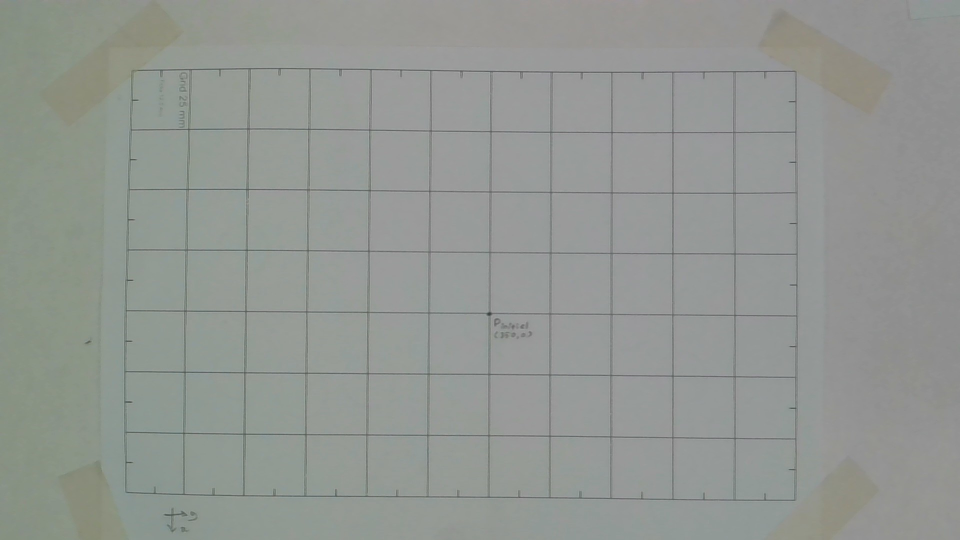
#> input picture outputs/last_capture_image.jpg, 1920 x 1080 px (shown at 1/2 size)
$ python main.py --mode plan --input outputs/last_capture_image.jpg
#> lines starting #> are read from the running program, lines starting #| are printed output that depends on the picture; after the words box and inside, x2 and y2 are one past the last pixel; in counts of white or black regions, pixels touching at a corner belong together
#> (reads callibration.json from the repository)
#> in main, image is the input picture: shape (1080, 1920, 3); mean B, G, R 146.2, 150.5, 146.3
### perception/detector.py
import cv2
import numpy as np
import matplotlib.pyplot as plt

class Detector:
    def __init__(self):

        self.colors = {
            #make red color brighter by increasing the lower bound of saturation and value
            #
            "red": ([0, 150, 150], [10, 255, 255]),
            "green": ([40, 100, 100], [80, 255, 255]),
            "blue": ([100, 100, 100], [140, 255, 255])
        }

    def find_objects(self, image, color_name="any", shape_type="any"):
        #convert the image to HSV
#> called with color_name = 'any', shape_type = 'any'
        hsv = cv2.cvtColor(image, cv2.COLOR_BGR2HSV)
#> hsv: shape (1080, 1920, 3); mean H, S, V 54.3, 9.9, 150.7


        #create a mask for the specified color
        if color_name in self.colors:
            lower, upper = self.colors[color_name]
            mask = cv2.inRange(hsv, np.array(lower), np.array(upper))
        else:
            gray = cv2.cvtColor(image, cv2.COLOR_BGR2GRAY)
            _, mask = cv2.threshold(gray, 125, 255, cv2.THRESH_BINARY_INV)
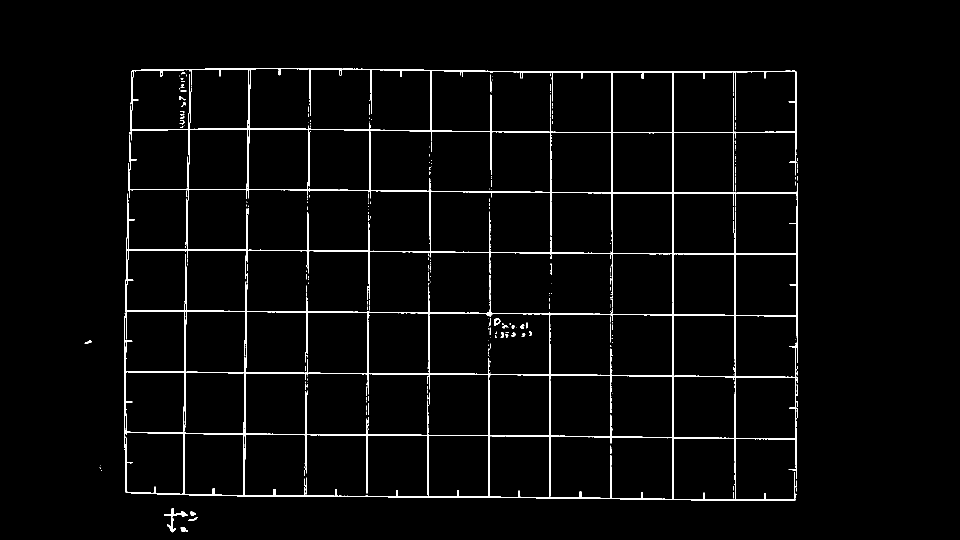
#> mask: shape (1080, 1920) (shown at 1/2 size); 2.2% white in thin lines or dots, all inside (x1, y1, x2, y2) = (169, 136, 1595, 1065)
            cv2.imshow("Initial Mask", mask)
            cv2.waitKey(0)


        #morphology using 3 X 3 kernel

        kernel = np.ones((3, 3), np.uint8)
        mask = cv2.morphologyEx(mask, cv2.MORPH_OPEN, kernel)
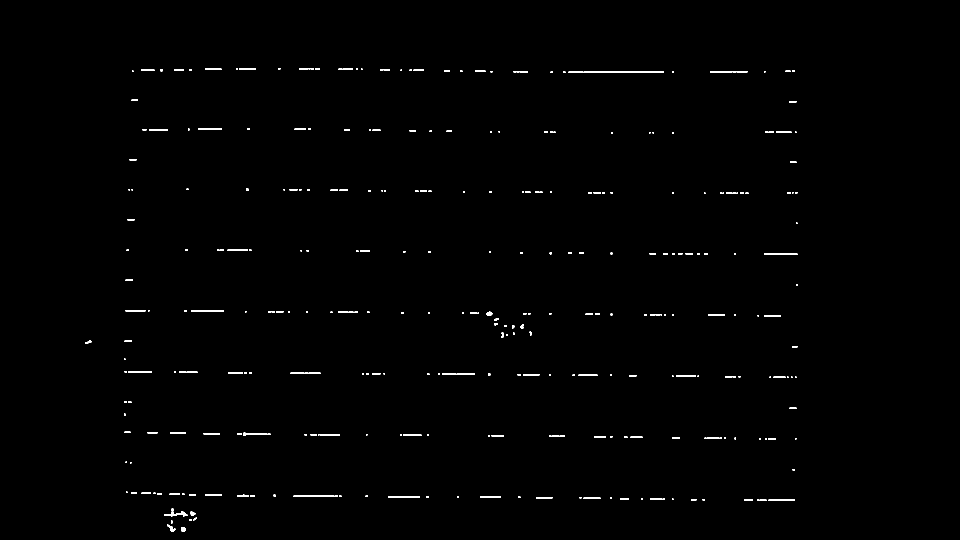
#> mask: shape (1080, 1920) (shown at 1/2 size); 0.57% white; 313 white regions (163 under 20 px)

        #find contours
        contours , _ = cv2.findContours(mask, cv2.RETR_EXTERNAL, cv2.CHAIN_APPROX_SIMPLE)
#> contours = 313 contours, 203 with area under 20; largest, box (x1, y1, x2, y2) and area: (1167, 143, 1328, 146) 320, (328, 1022, 375, 1033) 164, (587, 990, 668, 994) 163, (1528, 507, 1595, 510) 132, (382, 621, 448, 624) 130

        detected_objects = []
        for count in contours:
            area = cv2.contourArea(count)
            if area < 500:
                continue

            # circularity
            perimeter = cv2.arcLength(count, True)
            if perimeter > 0:
                circularity = (4 * np.pi * area ) / (perimeter ** 2)
            else:
                circularity = 0
            detected_shape = "circle" if circularity > 0.8 else "square"
            print(f"circularity: {circularity:.3f}")


            if shape_type != "any" and detected_shape != shape_type:
                continue


            #
            M = cv2.moments(count)
            if M["m00"] != 0:
                u = int(M["m10"] / M["m00"])
                v = int(M["m01"] / M["m00"])
                detected_objects.append({"pixel_center": (u, v), "Shape": detected_shape,  "color": color_name})
#> this loop made 313 passes
#> (count, area) on passes 9, 11, 14: ([[1537, 999], [1537, 1001], [1589, 1001], [1589, 999]], 104), ([[1488, 999], [1488, 1001], [1505, 1001], [1505, 999]], 34), ([[1382, 998], [1382, 1000], [1392, 1000], [1392, 998]], 20)
#> after the loop, detected_objects = []


        return detected_objects

### utilites/map.py
import numpy as np
import json


def load_calibration(filename="calibration.json"):
    with open(filename, 'r') as f:
        data = json.load(f)
    return np.array(data["homography"])


# [8 lines left out: function pixel_to_robot, not called in this run]

### main.py
import cv2
import argparse
import numpy as np
import os
from perception.detector import Detector
from utilites.camera import Camera
from utilites.map import load_calibration, pixel_to_robot
from robot.main import DobotController
from utilites.camera import Camera

BASE_DIR = os.path.dirname(os.path.abspath(__file__))
OUTPUT_DIR = os.path.join(BASE_DIR, "outputs")

def main():
    #CLI argument parsing
    parser = argparse.ArgumentParser(description="Dobot MG400 Object Detection and Pick-and-Place")
    parser.add_argument("--mode", choices=["plan", "execute"], required=True, help="Mode to run: 'plan' to detect and plan, 'execute' to run the robot")
    parser.add_argument("--color", type=str, default="any", help="Color to detect: 'red', 'green', 'blue', or 'any'")
    parser.add_argument("--shape", type=str, default="any", help="Shape to detect: 'circle', 'square', or 'any'")
    parser.add_argument("--input", type=str, default=None, help="Path to an input image file to process instead of using the camera")
    args = parser.parse_args()


    try:
        H = load_calibration("callibration.json")
        print(f"Loaded homography matrix H:\n{H}")
    except Exception as e:
        print(f"Error loading calibration: {e}")
        return


    if args.input:
        if not os.path.exists(args.input):
            print(f"Input image not found: {args.input}")
            return None
        image = cv2.imread(args.input)
        if image is None:
            print(f"Failed to read input image: {args.input}")
            return None
    else:
        image_path = os.path.join(OUTPUT_DIR, "last_capture_image.jpg")
        if not os.path.exists(image_path):
            print(f"Fallback image not found: {image_path}")
            return None
        image = cv2.imread(image_path)
        if image is None:
            print(f"Failed to read fallback image: {image_path}")
            return None

    def detection_and_process(img):
        display_img = img.copy()
        detector = Detector()
        detected_objects = detector.find_objects(display_img, args.color, args.shape)
#> detected_objects = []

        target_positions = []
        print(f"\n({args.mode.upper()} MODE)")

        if not detected_objects:
            print("No objects detected.")

        for obj in detected_objects:
            u, v = obj["pixel_center"]
            shape_type = obj["Shape"]

            #coordinates transformation
            rx, ry = pixel_to_robot(u, v, H)
            target_positions.append((rx, ry))

            #annotation
            cv2.circle(display_img, (u, v), 6, (0, 0, 255), 2)
            text = f"{shape_type} (X:{rx:.1f}, Y:{ry:.1f})"
            cv2.putText(display_img, text, (u + 10, v - 10), cv2.FONT_HERSHEY_SIMPLEX, 0.5, (255, 0, 0), 2)


            print(f"Detected {shape_type} at pixel coordinates ({u}, {v}) -> Robot ccordinates (X: {rx:.1f}, Y: {ry:.1f})")
#> this loop made 0 passes
#> after the loop, target_positions = []


        #save annotated image
        os.makedirs(OUTPUT_DIR, exist_ok=True)
        annotated_path = os.path.join(OUTPUT_DIR, "final_annotated_image.jpg")
        cv2.imwrite(annotated_path, display_img)
        print(f"Annotated image saved to {annotated_path}")

        # display annotated image to the user
        try:
            cv2.imshow("Annotated Detections", display_img)
            print("Press any key in the image window to continue...")
            cv2.waitKey(0)
            cv2.destroyAllWindows()
        except Exception as e:
            print(f"Unable to display image window: {e}")
            pass

        #Execute robot commands if in execute mode
        if args.mode == "execute" and target_positions:
            robot = DobotController()
            for x, y in target_positions:
                robot.pick_and_place(x, y)
            robot.disconnect()
        elif args.mode == "execute":
            print("No target.")

        return detected_objects, display_img

    # if camera failed entirely, exit (do not use fallback image)
    if image is None:
        print("Failed to capture image from camera. Exiting.")
        return None

    # run detection on camera image and return (do not fallback on empty detections)
    detected_objects, annotated = detection_and_process(image)
#> detected_objects = []
    return annotated

if __name__ == "__main__":
    main()
